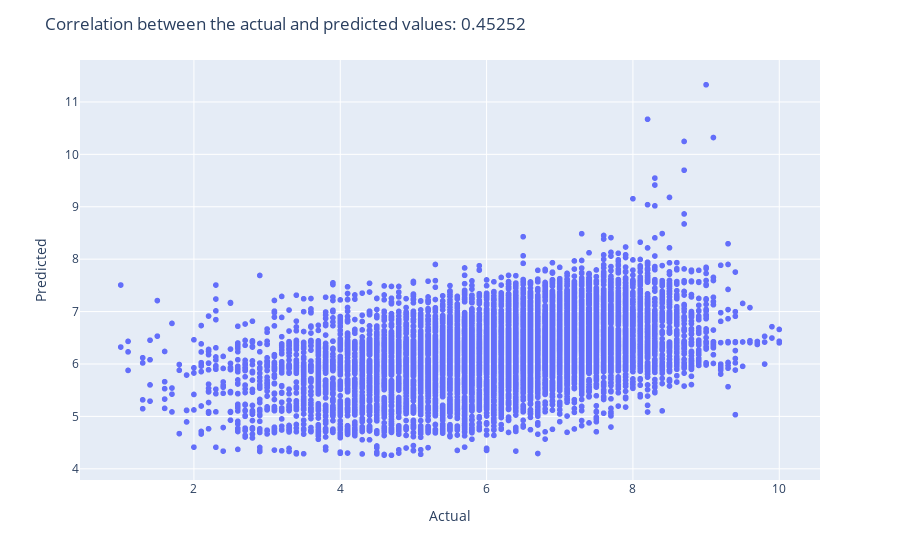

This figure's notebook cell:
### Code cell
ridge_params = {'alphas':[0.01, 0.1, 1, 4, 5, 10, 15], 'scoring':'neg_mean_squared_error', 'cv':5}
ridge_mse, ridge_pred, ridge = functions.regression_scale_fit_mse(RidgeCV, ridge_params, X_train, y_train, X_test, y_test)
functions.draw_actual_vs_predicted(y_test, ridge_pred)

### Figure 1 — Plotly figure (JSON) as saved in the notebook; plotly's stock layout.template omitted (floating-point values rounded to 4 significant figures; data arrays with more than 128 entries replaced by an {"elided": "..."} marker saying what was removed)
{"data": [{"hovertemplate": "x=%{x}<br>y=%{y}<extra></extra>", "legendgroup": "", "marker": {"color": "#636efa", "symbol": "circle"}, "mode": "markers", "name": "", "showlegend": false, "type": "scattergl", "x": {"elided": "16286 float values"}, "xaxis": "x", "y": {"elided": "16286 float values"}, "yaxis": "y"}], "layout": {"legend": {"tracegroupgap": 0}, "margin": {"t": 60}, "title": {"text": "Correlation between the actual and predicted values: 0.45252"}, "xaxis": {"anchor": "y", "domain": [0, 1], "title": {"text": "Actual"}}, "yaxis": {"anchor": "x", "domain": [0, 1], "title": {"text": "Predicted"}}}}
